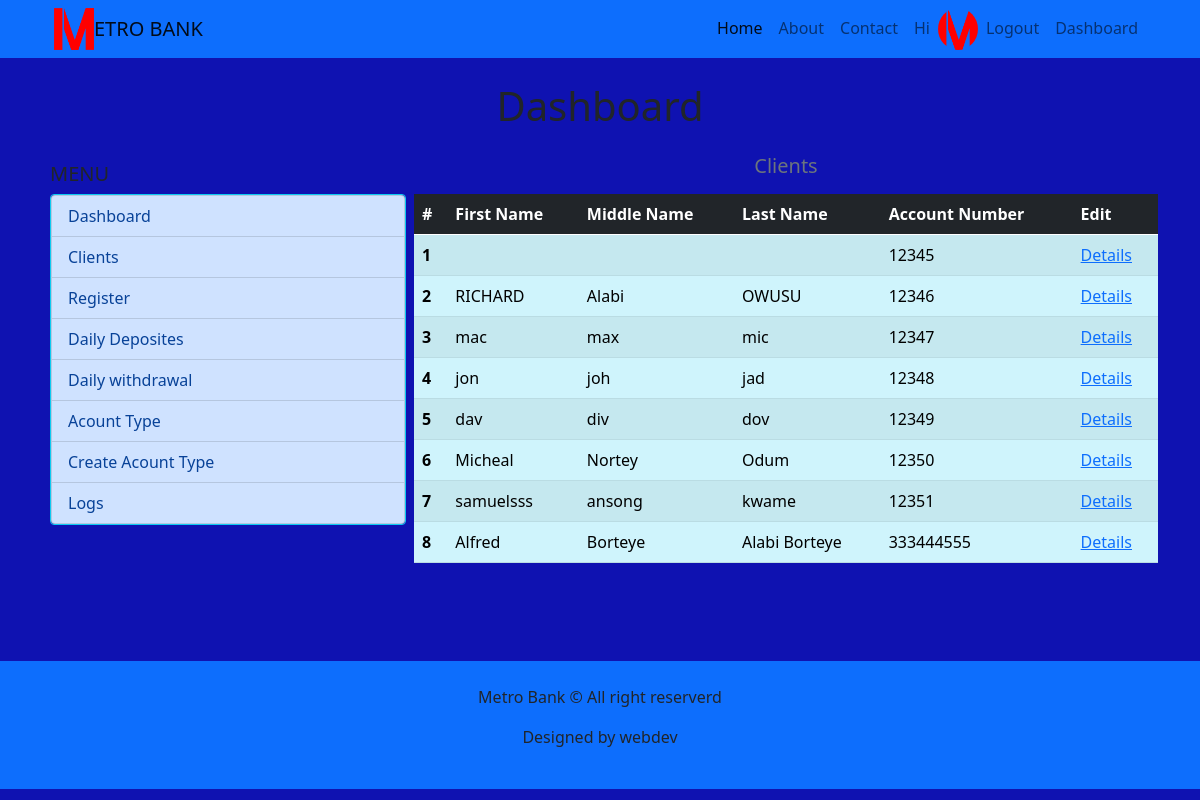
/clients/ (signed in), run on the app's committed database.
### accounts/models.py (models this page shows)
class CustomUser(AbstractUser):
    middle_name = models.CharField(max_length=255, default='')
    birth_date = models.DateField(null=True, blank=True)
    currentBalance = models.DecimalField(max_digits=100, decimal_places=2,default=0.00)
    accType = models.ForeignKey(AccType, on_delete=models.PROTECT,null=True, blank=True)
    image = ProcessedImageField(blank=True, null=True,default='profile/metrologo.png', upload_to='profile',processors=[ResizeToFill(100, 100)],format='JPEG',options={'quality': 60})

### bank/views.py (the view)
# urls.py: path('clients/', views.clientsView, name='clients'),
def clientsView(request):
    clients = CustomUser.objects.all()
    context = {
        'clients': clients
    }
    return render(request, 'bank/clients.html', context)

### bank/templates/bank/clients.html (shortened to what this page needs)
{% extends "base/base.html" %}
{% block content %}
    <main class="container mb-5">
        <h1 class="text-center display-6 pt-4">Dashboard</h1>
        <div class="row">
            <div class="col-12 col-md-4 mt-md-2 mb-md-5 px-md-2 py-md-3">
                {% include "bank/menu.html" %}
            </div>
            <div class="col-12 col-md-8">
                <div class="row justify-content-between">
                    <h5 class="h5 text-center text-secondary my-3">Clients</h5>
                    <table class="table table-striped table-info table-hover">
                        <thead>
                            <tr class="">
                                <th scope="col" class="bg-dark text-white">#</th>
                                <th scope="col" class="bg-dark text-white">First Name</th>
                                <th scope="col" class="bg-dark text-white">Middle Name</th>
                                <th scope="col" class="bg-dark text-white">Last Name</th>
                                <th scope="col" class="bg-dark text-white">Account Number</th>
                                <th scope="col" class="bg-dark text-white">Edit</th>
                            </tr>
                        </thead>
                        <tbody>
                            {% for client in clients  %}
                            <tr>
                                <th scope="col">{{ forloop.counter }}</th>
                                <td scope="col">{{ client.first_name }} </td>
                                <td scope="col">{{ client.middle_name }}</td>
                                <td scope="col">{{ client.last_name }}</td>
                                <td scope="col">{{ client.username }}</td>
                                <td scope="col"><a href="{% url "client_details" client.id %}">Details</a></td>
                            </tr>
                            {% endfor %}
                        </tbody>
                    </table>
                </div>
            </div>
        </div>
    </main>
{% endblock content %}

### base/templates/base/base.html (shortened to what this page needs)
{% load static %}
<!DOCTYPE html>
<html lang="en">
<head>
    <link rel="stylesheet" href=" {% static "base/bootstrap/css/bootstrap.css" %} ">
    <link rel="stylesheet" href=" {% static "base/scss/custom.css" %} ">
	<link rel="stylesheet" href="{% static "base/css/mystyle.css" %}">
</head>
<body class='mybg'>
	<header>
		<nav class="navbar navbar-expand-lg navbar-light bg-warning">
			<div class="container">
				<img src="{% static "base/images/metrologo.png" %}" alt="" width="40px">
			  <a class="navbar-brand" href="#">ETRO BANK</a>
			  <div class="collapse navbar-collapse justify-content-end" id="navbarSupportedContent">
				<ul class="navbar-nav  mb-2 mb-lg-0">
				  <li class="nav-item">
					<a class="nav-link active" aria-current="page" href="{% url "home" %}">Home</a>
				  </li>
				  <li class="nav-item">
					<a class="nav-link" href="{% url "about" %}">About</a>
				  </li>
				  <li class="nav-item">
					<a class="nav-link" href="{% url "contact" %}">Contact</a>
				  </li>
				  {% if request.user.is_authenticated %}
				  <li class="nav-item">
					<a class="nav-link" href="{% url "client_profile" %}">Hi {{ request.user.first_name|title }}</a>
				  </li>
				  <li class="nav-item">
					<li class="nav-item">
						<img src="{{request.user.image.url}}" alt="" class="img-fluid rounded-circle" width="40px">
					  </li>
				  </li>
				  <li class="nav-item">
					<a class="nav-link" href="{% url "signOut" %}">Logout</a>
				</li>
						{% if request.user.is_superuser %}
							<li class="nav-item">
								<a class="nav-link" href="{% url "admin_dashboard" %}">Dashboard</a>
							</li>
							{% else %}
							<li class="nav-item">
								<a class="nav-link" href="{% url "client_dashboard" %}">Dashboard</a>
							</li>
						{% endif %}
				  {% endif %}
				</ul>
			  </div>
			</div>
		  </nav>
	</header>
    {% block content %}
	{% endblock content %}
	<footer class='bg-warning p-4'>
		<div class="container text-center bg-warning py-g">
			<p>Metro Bank &copy All right reserverd</p>
			<p>Designed by webdev</p>
		</div>
	</footer>
</body>
</html>

### base/static/base/css/mystyle.css (style rules this page uses)
.bg-warning { background-color: aqua; }
.mybg { background-color: rgb(15, 18, 177) !important; }

### data on the page
CustomUser: user.image (picture), username "12345"
CustomUser: first_name "RICHARD", middle_name "Alabi", last_name "OWUSU", username "12346"
CustomUser: first_name "mac", middle_name "max", last_name "mic", username "12347"
CustomUser: first_name "jon", middle_name "joh", last_name "jad", username "12348"
CustomUser: first_name "dav", middle_name "div", last_name "dov", username "12349"
CustomUser: first_name "Micheal", middle_name "Nortey", last_name "Odum", username "12350"
CustomUser: first_name "samuelsss", middle_name "ansong", last_name "kwame", username "12351"
CustomUser: first_name "Alfred", middle_name "Borteye", last_name "Alabi Borteye", username "333444555"
